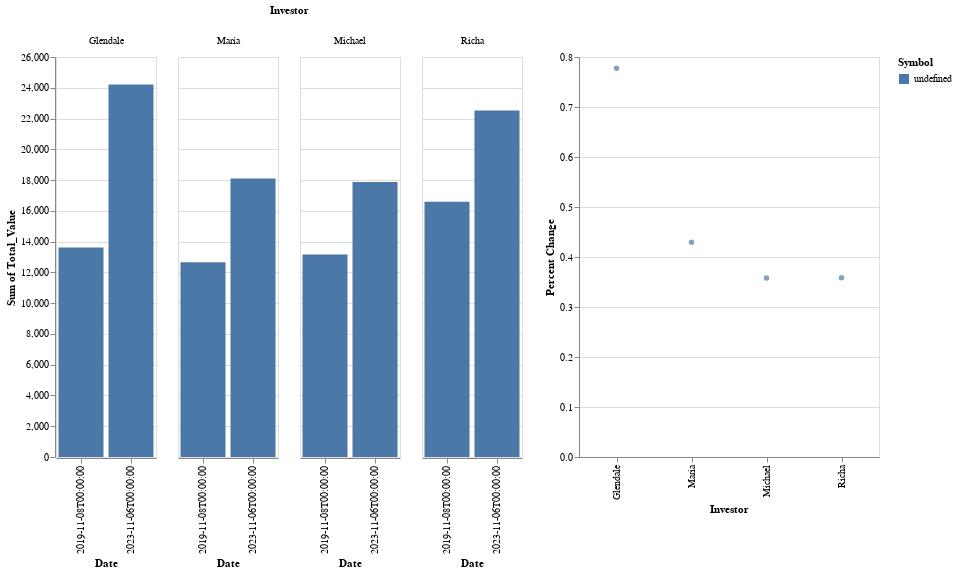

Write notebook code for a chart like this one.
### Code cell
percent_change = alt.Chart(investors_percent_change).mark_circle().encode(
    x=alt.X('Investor:N'),
    y=alt.Y('Percent Change:Q'),
    tooltip=[
        alt.Tooltip('Investor:N'),
        alt.Tooltip('Percent Change:Q')
    ]
).properties(
    width=300,
    height=400
)
(bar_chart | percent_change)

### Figure 1 — Vega-Lite specification as saved in the notebook (floating-point values rounded to 4 significant figures)
{"config": {"view": {"continuousWidth": 300, "continuousHeight": 300}}, "hconcat": [{"data": {"name": "data-554b996a8d14d01a8ea149b5ade2d7d8"}, "mark": {"type": "bar"}, "encoding": {"color": {"field": "Symbol", "type": "nominal"}, "column": {"field": "Investor", "type": "nominal"}, "tooltip": [{"field": "Symbol", "type": "nominal"}, {"field": "Price", "type": "quantitative"}, {"field": "Shares", "type": "quantitative"}, {"field": "Total Value", "type": "quantitative"}], "x": {"field": "Date", "type": "nominal"}, "y": {"aggregate": "sum", "field": "Total_Value", "type": "quantitative"}}, "height": 400, "transform": [{"calculate": "datum.Shares * datum.Price", "as": "Total Value"}, {"aggregate": [{"op": "sum", "field": "Total Value", "as": "Total_Value"}], "groupby": ["Date", "Investor"]}], "width": 100}, {"data": {"name": "data-5c8808121914e89921cdb837b21af901"}, "mark": {"type": "circle"}, "encoding": {"tooltip": [{"field": "Investor", "type": "nominal"}, {"field": "Percent Change", "type": "quantitative"}], "x": {"field": "Investor", "type": "nominal"}, "y": {"field": "Percent Change", "type": "quantitative"}}, "height": 400, "width": 300}], "$schema": "https://vega.github.io/schema/vega-lite/v5.20.1.json", "datasets": {"data-554b996a8d14d01a8ea149b5ade2d7d8": [{"Investor": "Maria", "Company": "Apple", "Symbol": "AAPL", "Shares": 20, "Price": 179.2, "Date": "2023-11-06T00:00:00", "dollar_value_invested": 3585.0}, {"Investor": "Maria", "Company": "Netflix Inc.", "Symbol": "NFLX", "Shares": 18, "Price": 434.7, "Date": "2023-11-06T00:00:00", "dollar_value_invested": 7825.0}, {"Investor": "Maria", "Company": "Target Corporation", "Symbol": "TGT", "Shares": 15, "Price": 111.0, "Date": "2023-11-06T00:00:00", "dollar_value_invested": 1666.0}, {"Investor": "Maria", "Company": "Walt Disney Company", "Symbol": "DIS", "Shares": 10, "Price": 84.02, "Date": "2023-11-06T00:00:00", "dollar_value_invested": 840.2}, {"Investor": "Maria", "Company": "Starbucks Corporation", "Symbol": "SBUX", "Shares": 10, "Price": 104.0, "Date": "2023-11-06T00:00:00", "dollar_value_invested": 1040.0}, {"Investor": "Maria", "Company": "eBay Inc.", "Symbol": "EBAY", "Shares": 10, "Price": 40.36, "Date": "2023-11-06T00:00:00", "dollar_value_invested": 403.6}, {"Investor": "Maria", "Company": "Ulta Beauty Inc.", "Symbol": "ULTA", "Shares": 5, "Price": 386.0, "Date": "2023-11-06T00:00:00", "dollar_value_invested": 1930.0}, {"Investor": "Maria", "Company": "Coca-Cola Company", "Symbol": "KO", "Shares": 5, "Price": 56.97, "Date": "2023-11-06T00:00:00", "dollar_value_invested": 284.9}, {"Investor": "Maria", "Company": "NIKE Inc. Class B", "Symbol": "NKE", "Shares": 4, "Price": 107.2, "Date": "2023-11-06T00:00:00", "dollar_value_invested": 429.0}, {"Investor": "Maria", "Company": "Kraft Heinz Company", "Symbol": "KHC", "Shares": 3, "Price": 33.29, "Date": "2023-11-06T00:00:00", "dollar_value_invested": 99.87}, {"Investor": "Glendale", "Company": "Apple", "Symbol": "AAPL", "Shares": 19, "Price": 179.2, "Date": "2023-11-06T00:00:00", "dollar_value_invested": 3405.0}, {"Investor": "Glendale", "Company": "Netflix Inc.", "Symbol": "NFLX", "Shares": 15, "Price": 434.7, "Date": "2023-11-06T00:00:00", "dollar_value_invested": 6521.0}, {"Investor": "Glendale", "Company": "PayPal Holdings Inc.", "Symbol": "PYPL", "Shares": 13, "Price": 54.62, "Date": "2023-11-06T00:00:00", "dollar_value_invested": 710.1}, {"Investor": "Glendale", "Company": "Intel Corporation", "Symbol": "INTC", "Shares": 10, "Price": 37.95, "Date": "2023-11-06T00:00:00", "dollar_value_invested": 379.5}, {"Investor": "Glendale", "Company": "Adobe Incorporated", "Symbol": "ADBE", "Shares": 10, "Price": 565.5, "Date": "2023-11-06T00:00:00", "dollar_value_invested": 5654.0}, {"Investor": "Glendale", "Company": "Microsoft Corporation", "Symbol": "MSFT", "Shares": 9, "Price": 356.5, "Date": "2023-11-06T00:00:00", "dollar_value_invested": 3209.0}, {"Investor": "Glendale", "Company": "eBay Inc.", "Symbol": "EBAY", "Shares": 9, "Price": 40.36, "Date": "2023-11-06T00:00:00", "dollar_value_invested": 363.2}, {"Investor": "Glendale", "Company": "NVIDIA Corporation", "Symbol": "NVDA", "Shares": 5, "Price": 457.5, "Date": "2023-11-06T00:00:00", "dollar_value_invested": 2288.0}, {"Investor": "Glendale", "Company": "Electronic Arts Inc.", "Symbol": "EA", "Shares": 5, "Price": 129.3, "Date": "2023-11-06T00:00:00", "dollar_value_invested": 646.4}, {"Investor": "Glendale", "Company": "Salesforce Inc.", "Symbol": "CRM", "Shares": 5, "Price": 207.4, "Date": "2023-11-06T00:00:00", "dollar_value_invested": 1037.0}, {"Investor": "Richa", "Company": "PayPal Holdings Inc.", "Symbol": "PYPL", "Shares": 15, "Price": 54.62, "Date": "2023-11-06T00:00:00", "dollar_value_invested": 819.3}, {"Investor": "Richa", "Company": "Capital One Financial Corp", "Symbol": "COF", "Shares": 13, "Price": 101.5, "Date": "2023-11-06T00:00:00", "dollar_value_invested": 1319.0}, {"Investor": "Richa", "Company": "Bank of America Corp", "Symbol": "BAC", "Shares": 13, "Price": 28.33, "Date": "2023-11-06T00:00:00", "dollar_value_invested": 368.3}, {"Investor": "Richa", "Company": "Mastercard Incorporated Class A", "Symbol": "MA", "Shares": 13, "Price": 386.2, "Date": "2023-11-06T00:00:00", "dollar_value_invested": 5020.0}, {"Investor": "Richa", "Company": "Intuit Inc.", "Symbol": "INTU", "Shares": 11, "Price": 500.5, "Date": "2023-11-06T00:00:00", "dollar_value_invested": 5506.0}, {"Investor": "Richa", "Company": "Goldman Sachs Group Inc.", "Symbol": "GS", "Shares": 8, "Price": 323.9, "Date": "2023-11-06T00:00:00", "dollar_value_invested": 2591.0}, {"Investor": "Richa", "Company": "Morgan Stanley", "Symbol": "MS", "Shares": 8, "Price": 75.92, "Date": "2023-11-06T00:00:00", "dollar_value_invested": 607.4}, {"Investor": "Richa", "Company": "JPMorgan Chase & Co.", "Symbol": "JPM", "Shares": 8, "Price": 144.1, "Date": "2023-11-06T00:00:00", "dollar_value_invested": 1153.0}, {"Investor": "Richa", "Company": "Accenture Plc Class A", "Symbol": "ACN", "Shares": 6, "Price": 313.1, "Date": "2023-11-06T00:00:00", "dollar_value_invested": 1879.0}, {"Investor": "Richa", "Company": "BlackRock Inc.", "Symbol": "BLK", "Shares": 5, "Price": 653.2, "Date": "2023-11-06T00:00:00", "dollar_value_invested": 3266.0}, {"Investor": "Michael", "Company": "Amazon.com Inc.", "Symbol": "AMZN", "Shares": 10, "Price": 139.7, "Date": "2023-11-06T00:00:00", "dollar_value_invested": 1397.0}, {"Investor": "Michael", "Company": "Starbucks Corporation", "Symbol": "SBUX", "Shares": 10, "Price": 104.0, "Date": "2023-11-06T00:00:00", "dollar_value_invested": 1040.0}, {"Investor": "Michael", "Company": "Costco Wholesale Corporation", "Symbol": "COST", "Shares": 10, "Price": 569.8, "Date": "2023-11-06T00:00:00", "dollar_value_invested": 5698.0}, {"Investor": "Michael", "Company": "Microsoft Corporation", "Symbol": "MSFT", "Shares": 10, "Price": 356.5, "Date": "2023-11-06T00:00:00", "dollar_value_invested": 3565.0}, {"Investor": "Michael", "Company": "T-Mobile US Inc.", "Symbol": "TMUS", "Shares": 10, "Price": 147.3, "Date": "2023-11-06T00:00:00", "dollar_value_invested": 1473.0}, {"Investor": "Michael", "Company": "Boeing Company", "Symbol": "BA", "Shares": 10, "Price": 192.9, "Date": "2023-11-06T00:00:00", "dollar_value_invested": 1930.0}, {"Investor": "Michael", "Company": "Alphabet Inc. Class A", "Symbol": "GOOGL", "Shares": 10, "Price": 131.4, "Date": "2023-11-06T00:00:00", "dollar_value_invested": 1314.0}, {"Investor": "Michael", "Company": "Alaska Airlines", "Symbol": "ALK", "Shares": 10, "Price": 32.84, "Date": "2023-11-06T00:00:00", "dollar_value_invested": 328.4}, {"Investor": "Michael", "Company": "Barrett Business Services", "Symbol": "BBSI", "Shares": 10, "Price": 99.17, "Date": "2023-11-06T00:00:00", "dollar_value_invested": 991.7}, {"Investor": "Michael", "Company": "Nordstrom Inc", "Symbol": "JWN", "Shares": 10, "Price": 14.33, "Date": "2023-11-06T00:00:00", "dollar_value_invested": 143.3}, {"Investor": "Maria", "Company": "Apple", "Symbol": "AAPL", "Shares": 20, "Price": 65.04, "Date": "2019-11-08T00:00:00", "dollar_value_invested": 1301.0}, {"Investor": "Maria", "Company": "Netflix Inc.", "Symbol": "NFLX", "Shares": 18, "Price": 291.6, "Date": "2019-11-08T00:00:00", "dollar_value_invested": 5248.0}, {"Investor": "Maria", "Company": "Target Corporation", "Symbol": "TGT", "Shares": 15, "Price": 110.2, "Date": "2019-11-08T00:00:00", "dollar_value_invested": 1652.0}, {"Investor": "Maria", "Company": "Walt Disney Company", "Symbol": "DIS", "Shares": 10, "Price": 138.0, "Date": "2019-11-08T00:00:00", "dollar_value_invested": 1380.0}, {"Investor": "Maria", "Company": "Starbucks Corporation", "Symbol": "SBUX", "Shares": 10, "Price": 81.77, "Date": "2019-11-08T00:00:00", "dollar_value_invested": 817.7}, {"Investor": "Maria", "Company": "eBay Inc.", "Symbol": "EBAY", "Shares": 10, "Price": 35.14, "Date": "2019-11-08T00:00:00", "dollar_value_invested": 351.4}, {"Investor": "Maria", "Company": "Ulta Beauty Inc.", "Symbol": "ULTA", "Shares": 5, "Price": 239.3, "Date": "2019-11-08T00:00:00", "dollar_value_invested": 1196.0}, {"Investor": "Maria", "Company": "Coca-Cola Company", "Symbol": "KO", "Shares": 5, "Price": 52.21, "Date": "2019-11-08T00:00:00", "dollar_value_invested": 261.1}, {"Investor": "Maria", "Company": "NIKE Inc. Class B", "Symbol": "NKE", "Shares": 4, "Price": 89.81, "Date": "2019-11-08T00:00:00", "dollar_value_invested": 359.2}, {"Investor": "Maria", "Company": "Kraft Heinz Company", "Symbol": "KHC", "Shares": 3, "Price": 32.85, "Date": "2019-11-08T00:00:00", "dollar_value_invested": 98.55}, {"Investor": "Glendale", "Company": "Apple", "Symbol": "AAPL", "Shares": 19, "Price": 65.04, "Date": "2019-11-08T00:00:00", "dollar_value_invested": 1236.0}, {"Investor": "Glendale", "Company": "Netflix Inc.", "Symbol": "NFLX", "Shares": 15, "Price": 291.6, "Date": "2019-11-08T00:00:00", "dollar_value_invested": 4374.0}, {"Investor": "Glendale", "Company": "PayPal Holdings Inc.", "Symbol": "PYPL", "Shares": 13, "Price": 101.4, "Date": "2019-11-08T00:00:00", "dollar_value_invested": 1318.0}, {"Investor": "Glendale", "Company": "Intel Corporation", "Symbol": "INTC", "Shares": 10, "Price": 58.27, "Date": "2019-11-08T00:00:00", "dollar_value_invested": 582.7}, {"Investor": "Glendale", "Company": "Adobe Incorporated", "Symbol": "ADBE", "Shares": 10, "Price": 292.5, "Date": "2019-11-08T00:00:00", "dollar_value_invested": 2925.0}, {"Investor": "Glendale", "Company": "Microsoft Corporation", "Symbol": "MSFT", "Shares": 9, "Price": 146.0, "Date": "2019-11-08T00:00:00", "dollar_value_invested": 1314.0}, {"Investor": "Glendale", "Company": "eBay Inc.", "Symbol": "EBAY", "Shares": 9, "Price": 35.14, "Date": "2019-11-08T00:00:00", "dollar_value_invested": 316.3}, {"Investor": "Glendale", "Company": "NVIDIA Corporation", "Symbol": "NVDA", "Shares": 5, "Price": 51.94, "Date": "2019-11-08T00:00:00", "dollar_value_invested": 259.7}, {"Investor": "Glendale", "Company": "Electronic Arts Inc.", "Symbol": "EA", "Shares": 5, "Price": 98.27, "Date": "2019-11-08T00:00:00", "dollar_value_invested": 491.3}, {"Investor": "Glendale", "Company": "Salesforce Inc.", "Symbol": "CRM", "Shares": 5, "Price": 161.1, "Date": "2019-11-08T00:00:00", "dollar_value_invested": 805.6}, {"Investor": "Richa", "Company": "PayPal Holdings Inc.", "Symbol": "PYPL", "Shares": 15, "Price": 101.4, "Date": "2019-11-08T00:00:00", "dollar_value_invested": 1521.0}, {"Investor": "Richa", "Company": "Capital One Financial Corp", "Symbol": "COF", "Shares": 13, "Price": 109.5, "Date": "2019-11-08T00:00:00", "dollar_value_invested": 1423.0}, {"Investor": "Richa", "Company": "Bank of America Corp", "Symbol": "BAC", "Shares": 13, "Price": 33.26, "Date": "2019-11-08T00:00:00", "dollar_value_invested": 432.4}, {"Investor": "Richa", "Company": "Mastercard Incorporated Class A", "Symbol": "MA", "Shares": 13, "Price": 274.9, "Date": "2019-11-08T00:00:00", "dollar_value_invested": 3574.0}, {"Investor": "Richa", "Company": "Intuit Inc.", "Symbol": "INTU", "Shares": 11, "Price": 256.9, "Date": "2019-11-08T00:00:00", "dollar_value_invested": 2825.0}, {"Investor": "Richa", "Company": "Goldman Sachs Group Inc.", "Symbol": "GS", "Shares": 8, "Price": 222.9, "Date": "2019-11-08T00:00:00", "dollar_value_invested": 1783.0}, {"Investor": "Richa", "Company": "Morgan Stanley", "Symbol": "MS", "Shares": 8, "Price": 49.15, "Date": "2019-11-08T00:00:00", "dollar_value_invested": 393.2}, {"Investor": "Richa", "Company": "JPMorgan Chase & Co.", "Symbol": "JPM", "Shares": 8, "Price": 130.4, "Date": "2019-11-08T00:00:00", "dollar_value_invested": 1043.0}, {"Investor": "Richa", "Company": "Accenture Plc Class A", "Symbol": "ACN", "Shares": 6, "Price": 189.7, "Date": "2019-11-08T00:00:00", "dollar_value_invested": 1138.0}, {"Investor": "Richa", "Company": "BlackRock Inc.", "Symbol": "BLK", "Shares": 5, "Price": 490.2, "Date": "2019-11-08T00:00:00", "dollar_value_invested": 2451.0}, {"Investor": "Michael", "Company": "Amazon.com Inc.", "Symbol": "AMZN", "Shares": 10, "Price": 89.29, "Date": "2019-11-08T00:00:00", "dollar_value_invested": 892.9}, {"Investor": "Michael", "Company": "Starbucks Corporation", "Symbol": "SBUX", "Shares": 10, "Price": 81.77, "Date": "2019-11-08T00:00:00", "dollar_value_invested": 817.7}, {"Investor": "Michael", "Company": "Costco Wholesale Corporation", "Symbol": "COST", "Shares": 10, "Price": 302.6, "Date": "2019-11-08T00:00:00", "dollar_value_invested": 3026.0}, {"Investor": "Michael", "Company": "Microsoft Corporation", "Symbol": "MSFT", "Shares": 10, "Price": 146.0, "Date": "2019-11-08T00:00:00", "dollar_value_invested": 1460.0}, {"Investor": "Michael", "Company": "T-Mobile US Inc.", "Symbol": "TMUS", "Shares": 10, "Price": 80.94, "Date": "2019-11-08T00:00:00", "dollar_value_invested": 809.4}, {"Investor": "Michael", "Company": "Boeing Company", "Symbol": "BA", "Shares": 10, "Price": 351.0, "Date": "2019-11-08T00:00:00", "dollar_value_invested": 3510.0}, {"Investor": "Michael", "Company": "Alphabet Inc. Class A", "Symbol": "GOOGL", "Shares": 10, "Price": 65.45, "Date": "2019-11-08T00:00:00", "dollar_value_invested": 654.5}, {"Investor": "Michael", "Company": "Alaska Airlines", "Symbol": "ALK", "Shares": 10, "Price": 71.17, "Date": "2019-11-08T00:00:00", "dollar_value_invested": 711.7}, {"Investor": "Michael", "Company": "Barrett Business Services", "Symbol": "BBSI", "Shares": 10, "Price": 91.99, "Date": "2019-11-08T00:00:00", "dollar_value_invested": 919.9}, {"Investor": "Michael", "Company": "Nordstrom Inc", "Symbol": "JWN", "Shares": 10, "Price": 36.65, "Date": "2019-11-08T00:00:00", "dollar_value_invested": 366.5}], "data-5c8808121914e89921cdb837b21af901": [{"Investor": "Glendale", "Percent Change": 0.7776}, {"Investor": "Maria", "Percent Change": 0.4294}, {"Investor": "Michael", "Percent Change": 0.3579}, {"Investor": "Richa", "Percent Change": 0.3584}]}}
